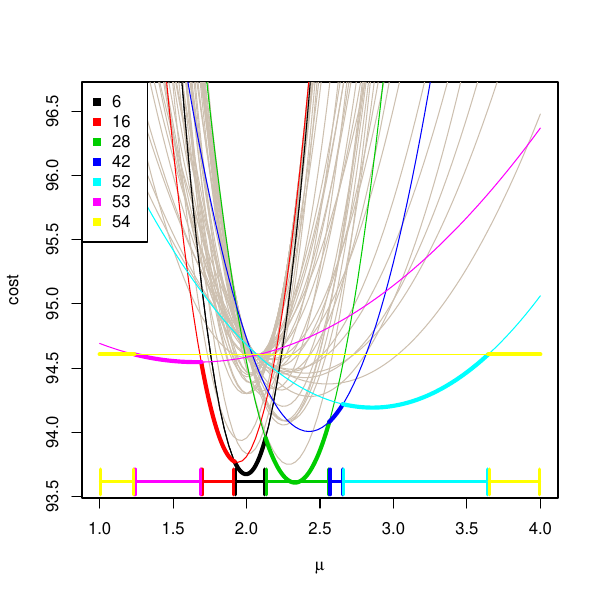

The R source for this figure:
setwd("~/Fig1-5")
source("PDPA-plotall.R")  
set.seed(123)
y<-c(rnorm(60,2,1.5),rnorm(60,0,1))
pdf("PDPAcandidatesallin.pdf",width=6,height=6)
PDPAplotallin(y,2,55,2,1,4)
dev.off()
